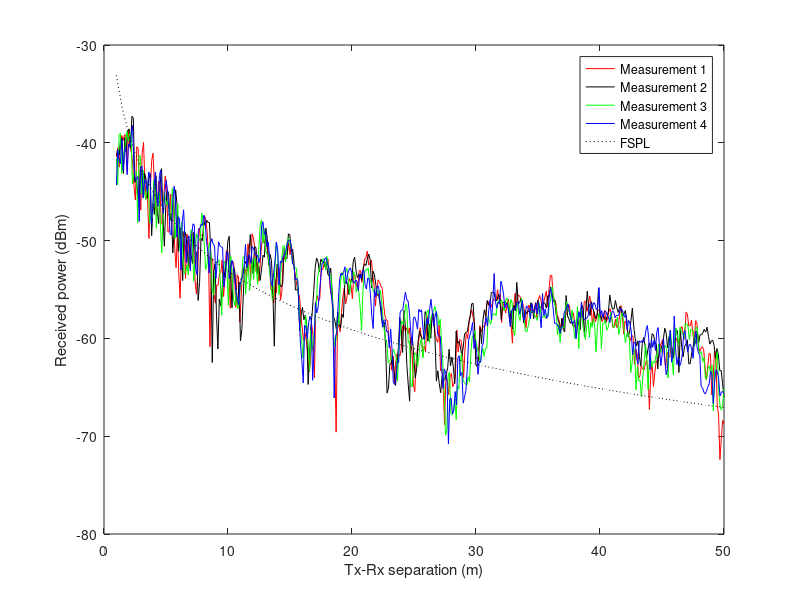

Write MATLAB code to recreate this figure.
close all;
clear all;

fid = fopen('m50_1.txt');
data1 = fscanf(fid,'%f');
fclose(fid);
data1 = flipud(data1);
data1 = data1(103:end);
L = length(data1);
plot((0:L-1)/(L-1)*49+1,data1,'r'); hold on;

fid = fopen('m50_2.txt');
data2 = fscanf(fid,'%f');
fclose(fid);
data2 = flipud(data2);
data2 = data2(110:end-10);
L = length(data2);
plot((0:L-1)/(L-1)*49+1,data2,'k'); hold on;

fid = fopen('m50_3.txt');
data3 = fscanf(fid,'%f');
fclose(fid);
data3 = flipud(data3);
data3 = data3(95:end);
L = length(data3);
plot((0:L-1)/(L-1)*49+1,data3,'g'); hold on;

fid = fopen('m50_4.txt');
data4 = fscanf(fid,'%f');
fclose(fid);
data4 = flipud(data4);
data4 = data4(92:end-7);
L = length(data4);
plot((0:L-1)/(L-1)*49+1,data4,'b'); hold on;

% Free space path loss
fc = 2.412;
TxPower = 7;
TxGain = 0;
RxGain = 0;
d = 1:0.5:50;
PL = 32.44 + 20*log10(fc*d); % Free space path loss
plot(d,TxPower+TxGain+RxGain-PL,'k:');

ylabel('Received power (dBm)');
xlabel('Tx-Rx separation (m)');

set(gcf,'color','white')
legend('Measurement 1','Measurement 2','Measurement 3','Measurement 4','FSPL');
